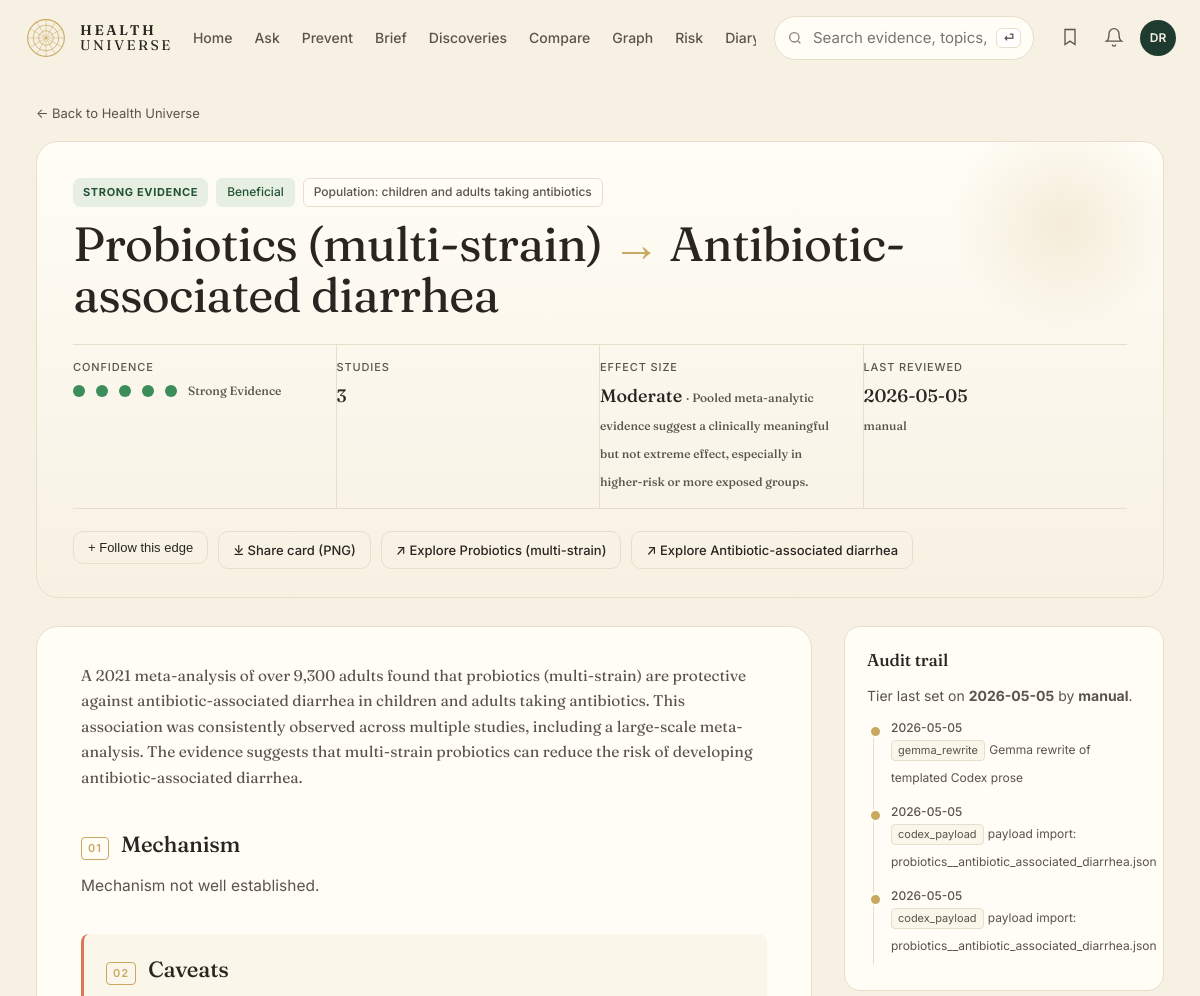
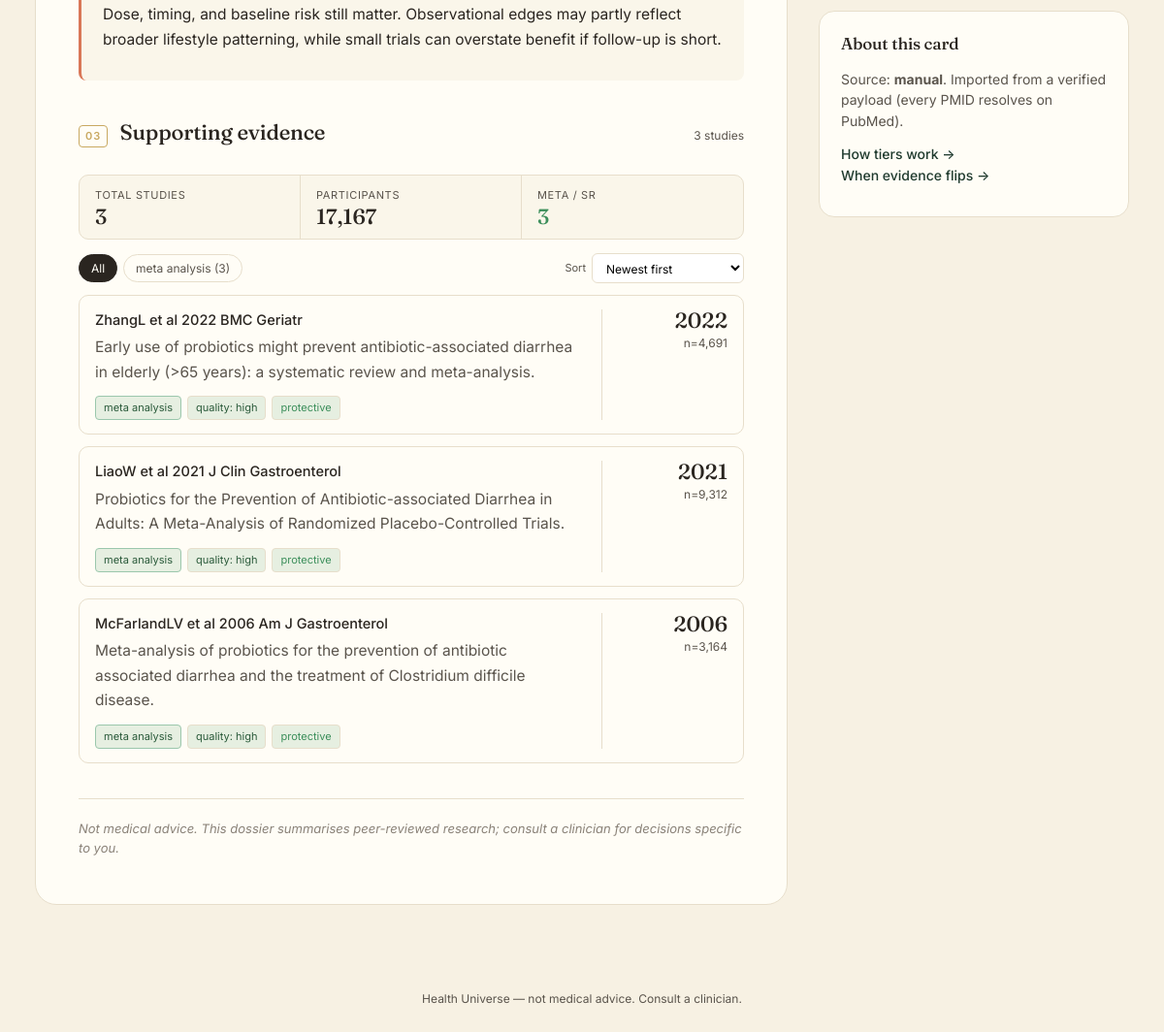
/edge/441, run on an earlier commit of the app's database (2 pictures, top to bottom).
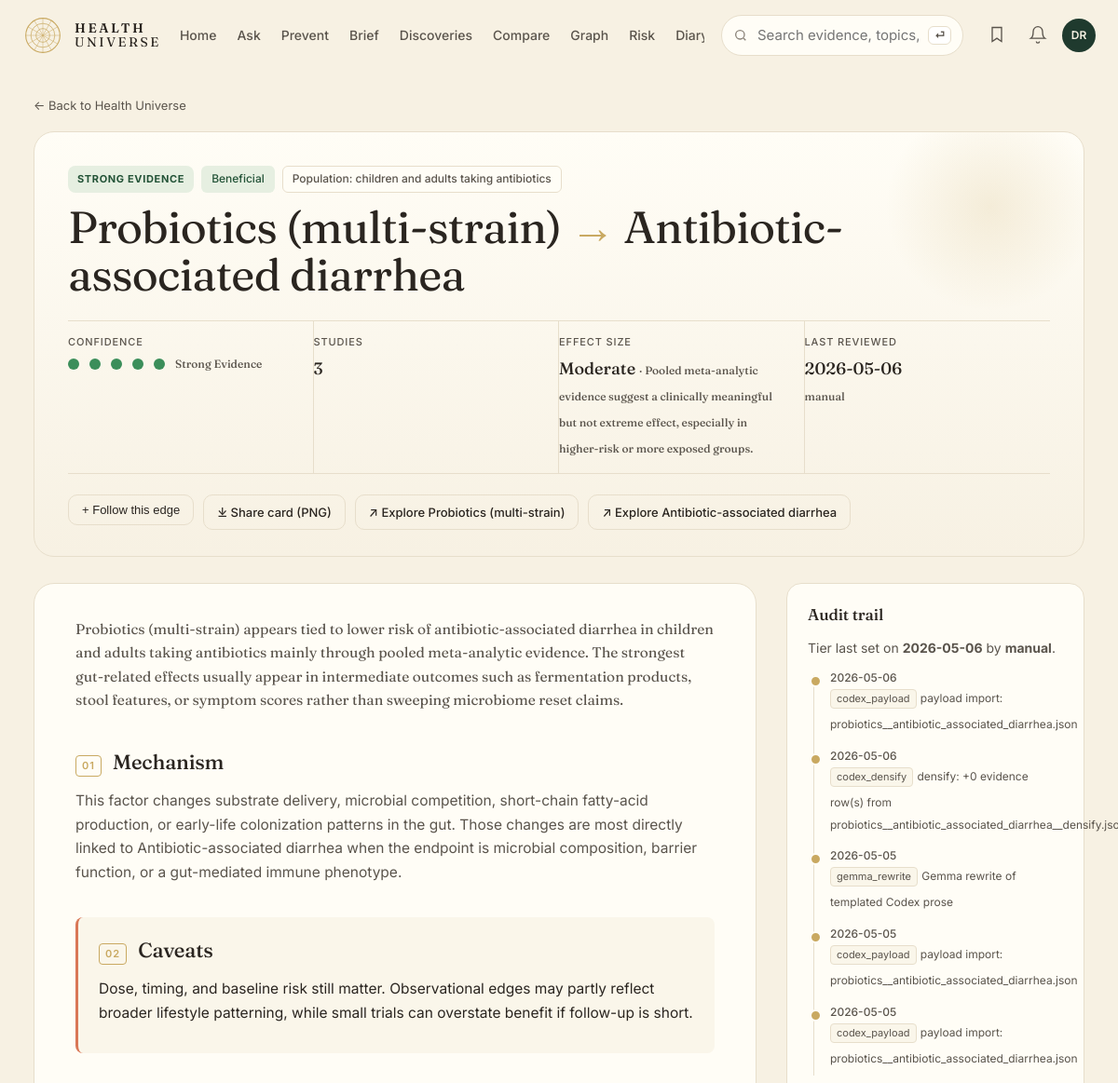
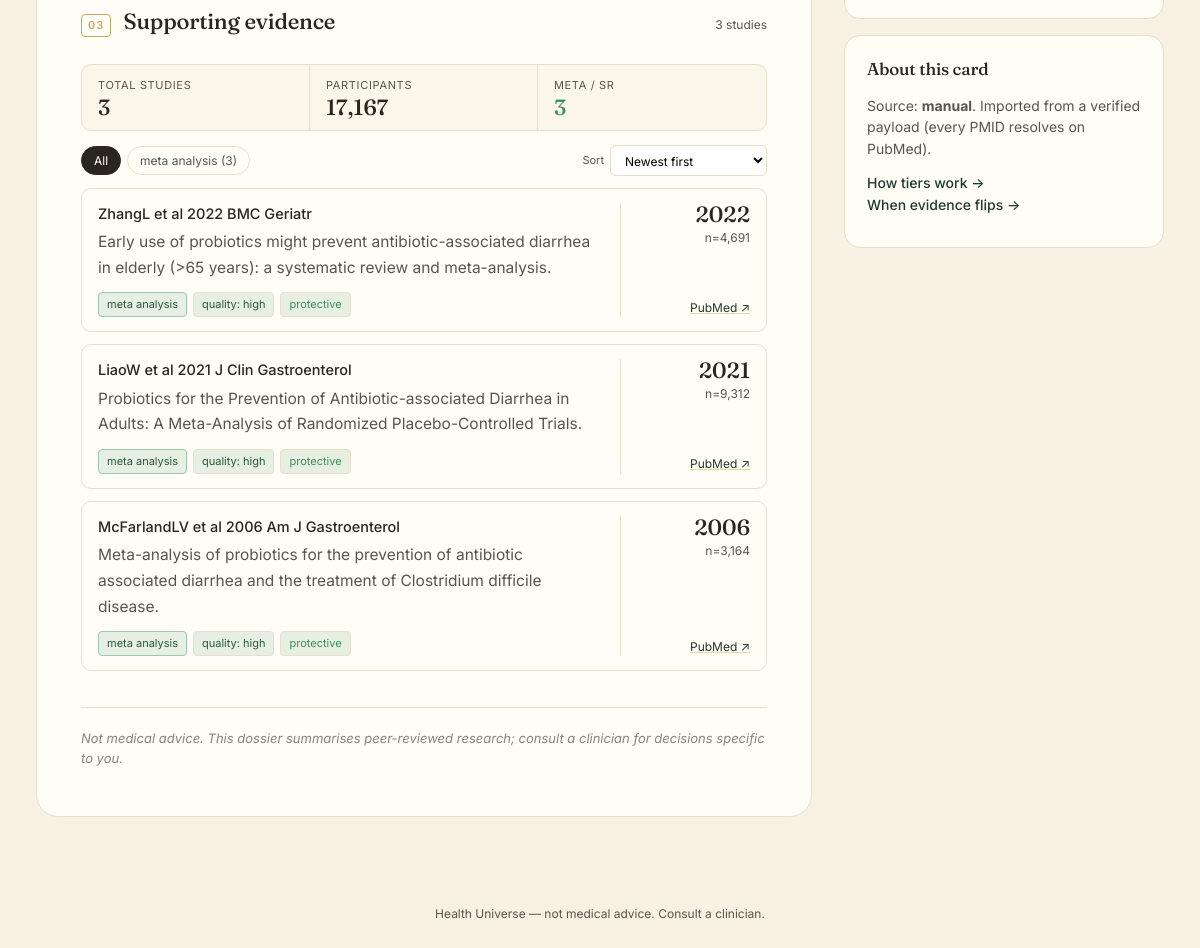
And on a later commit of the database (2 pictures, top to bottom).
### tables this page shows
CREATE TABLE edge (
    id              INTEGER PRIMARY KEY,
    factor_id       INTEGER NOT NULL REFERENCES entity(id),
    outcome_id      INTEGER NOT NULL REFERENCES entity(id),
    direction       TEXT NOT NULL CHECK (direction IN (
                      'protective','harmful','neutral','u_shaped','mixed')),
    tier            TEXT NOT NULL CHECK (tier IN ('A','B','C','D','X','deprecated')),
    effect_size     TEXT,         -- qualitative: trivial/small/moderate/large
    effect_quant    TEXT,         -- e.g. "RR 0.82 (0.74-0.91)"
    population      TEXT,         -- e.g. "adults>50; ApoE4 carriers"
    mechanism       TEXT,         -- 1-paragraph plain English
    summary         TEXT,         -- card body copy
    caveats         TEXT,
    seed_source     TEXT NOT NULL CHECK (seed_source IN ('claude_seed','gemma_daily','manual')),
    created_at      TEXT NOT NULL DEFAULT (datetime('now')),
    updated_at      TEXT NOT NULL DEFAULT (datetime('now')),
    last_reviewed   TEXT NOT NULL DEFAULT (datetime('now')), embedding BLOB, embedded_at TEXT,
    UNIQUE(factor_id, outcome_id, population)
);

CREATE TABLE entity (
    id            INTEGER PRIMARY KEY,
    slug          TEXT NOT NULL UNIQUE,
    name          TEXT NOT NULL,
    kind          TEXT NOT NULL CHECK (kind IN (
                    'food','nutrient','supplement','drug','activity',
                    'behavior','environmental','pathogen','gene',
                    'biomarker','condition','process')),
    aliases       TEXT,           -- JSON array
    description   TEXT,
    created_at    TEXT NOT NULL DEFAULT (datetime('now')),
    updated_at    TEXT NOT NULL DEFAULT (datetime('now'))
, embedding BLOB, embedded_at TEXT);

CREATE TABLE evidence (
    id            INTEGER PRIMARY KEY,
    edge_id       INTEGER NOT NULL REFERENCES edge(id) ON DELETE CASCADE,
    citation      TEXT NOT NULL,
    url           TEXT,
    doi           TEXT,
    pmid          TEXT,
    year          INTEGER,
    study_type    TEXT CHECK (study_type IN (
                    'meta_analysis','systematic_review','rct','cohort',
                    'case_control','cross_sectional','mechanistic',
                    'animal','case_report','expert_opinion')),
    n_participants INTEGER,
    direction     TEXT,           -- direction this study supports
    quality       TEXT CHECK (quality IN ('high','moderate','low','very_low')),
    notes         TEXT,
    source_id     INTEGER REFERENCES source(id),
    created_at    TEXT NOT NULL DEFAULT (datetime('now'))
, is_counter INTEGER NOT NULL DEFAULT 0);

CREATE TABLE edge_history (
    id          INTEGER PRIMARY KEY,
    edge_id     INTEGER NOT NULL REFERENCES edge(id) ON DELETE CASCADE,
    changed_at  TEXT NOT NULL DEFAULT (datetime('now')),
    field       TEXT NOT NULL,
    old_value   TEXT,
    new_value   TEXT,
    reason      TEXT,
    actor       TEXT             -- 'claude_seed','gemma_daily','claude_adjudicator','human'
);

### web/app.py (the view)
@app.get("/edge/{edge_id}", response_class=HTMLResponse)
def edge_detail(request: Request, edge_id: int):
    profile = decode(request.cookies.get(COOKIE))
    with connect() as conn:
        e = conn.execute("""
            SELECT e.*, f.slug AS f_slug, f.name AS f_name, f.kind AS f_kind,
                   o.slug AS o_slug, o.name AS o_name, o.kind AS o_kind
            FROM edge e
            JOIN entity f ON f.id = e.factor_id
            JOIN entity o ON o.id = e.outcome_id
            WHERE e.id = ?""", (edge_id,)).fetchone()
        if not e:
            return HTMLResponse("Not found", status_code=404)
        try:
            evidence = conn.execute("""
                SELECT ev.*, COALESCE(s.is_retracted, 0) AS is_retracted,
                       s.retraction_note
                FROM evidence ev
                LEFT JOIN evidence_status s ON s.pmid = ev.pmid
                WHERE ev.edge_id=? AND COALESCE(ev.is_counter,0)=0
                ORDER BY ev.year DESC""", (edge_id,)).fetchall()
            counter = conn.execute("""
                SELECT ev.*, COALESCE(s.is_retracted, 0) AS is_retracted,
                       s.retraction_note
                FROM evidence ev
                LEFT JOIN evidence_status s ON s.pmid = ev.pmid
                WHERE ev.edge_id=? AND COALESCE(ev.is_counter,0)=1
                ORDER BY ev.year DESC""", (edge_id,)).fetchall()
        except Exception:
            evidence = conn.execute(
                "SELECT *, 0 AS is_retracted, NULL AS retraction_note "
                "FROM evidence WHERE edge_id=? AND COALESCE(is_counter,0)=0 "
                "ORDER BY year DESC", (edge_id,)).fetchall()
            counter = conn.execute(
                "SELECT *, 0 AS is_retracted, NULL AS retraction_note "
                "FROM evidence WHERE edge_id=? AND COALESCE(is_counter,0)=1 "
                "ORDER BY year DESC", (edge_id,)).fetchall()
        history = conn.execute(
            "SELECT * FROM edge_history WHERE edge_id = ? ORDER BY changed_at DESC",
            (edge_id,)).fetchall()
    ev_rows = [dict(r) for r in evidence]
    co_rows = [dict(r) for r in counter]
    retracted_count = sum(1 for r in ev_rows + co_rows if r.get("is_retracted"))
    return render(request, "edge.html", {
        "e": dict(e),
        "evidence": ev_rows,
        "counter": co_rows,
        "history": [dict(r) for r in history],
        "retracted_evidence_count": retracted_count,
        "profile": profile,
    })

### web/templates/edge.html (shortened to what this page needs)
{% extends "base.html" %}
{% block content %}
<section class="dossier">
  <a class="back" href="/">← Back to Health Universe</a>
  <header class="dossier-hero">
    <div class="dossier-eyebrow">
      <span class="pill tier-{{ e.tier }}">{{ TIER_LABEL[e.tier] | upper }}</span>
      <span class="badge dir-{{ e.direction }}">{{ DIRECTION_LABEL[e.direction] }}</span>
      {% if e.population %}<span class="badge ghost">Population: {{ e.population }}</span>{% endif %}
    </div>
    <h1 class="dossier-title">
      {{ e.f_name }} <span class="dossier-arrow" aria-hidden="true">→</span> {{ e.o_name }}
    </h1>
    <dl class="dossier-stats">
      <div>
        <dt>Confidence</dt>
        <dd class="dossier-conf">
          {% for i in range(5) %}<span class="dotmark big {% if i < TIER_DOTS[e.tier] %}on{% endif %}"></span>{% endfor %}
          <span class="muted small">{{ TIER_LABEL[e.tier] }}</span>
        </dd>
      </div>
      <div>
        <dt>Studies</dt>
        <dd>{{ evidence|length }}{% if counter %} <span class="muted small">+ {{ counter|length }} counter</span>{% endif %}</dd>
      </div>
      {% if e.effect_size %}
      <div>
        <dt>Effect size</dt>
        <dd>{{ e.effect_size | capitalize }}{% if e.effect_quant %} <span class="muted small">· {{ e.effect_quant }}</span>{% endif %}</dd>
      </div>
      {% endif %}
      <div>
        <dt>Last reviewed</dt>
        <dd>{{ e.last_reviewed[:10] }}<br/><span class="muted small">{{ e.seed_source }}</span></dd>
      </div>
    </dl>
    <div class="dossier-actions">
      <form method="post" action="/follow" style="display:inline">
        <button class="btn-secondary inline {% if e.id in (profile.watch_edges if profile else []) %}is-following{% endif %}" type="submit">
          {% if e.id in (profile.watch_edges if profile else []) %}✓ Following{% else %}+ Follow this edge{% endif %}
        </button>
      </form>
      <a class="btn-secondary inline" href="/edge/{{ e.id }}.png" target="_blank" rel="noopener">⤓ Share card (PNG)</a>
      <a class="btn-secondary inline" href="/explore?focus={{ e.f_slug }}">↗ Explore {{ e.f_name }}</a>
      <a class="btn-secondary inline" href="/explore?focus={{ e.o_slug }}">↗ Explore {{ e.o_name }}</a>
    </div>
  </header>
  <div class="dossier-grid">
    <article class="dossier-body">
      <section class="dossier-section dossier-lede">
        <p>{{ e.summary }}</p>
      </section>
      {% if e.mechanism %}
      <section class="dossier-section">
        <h2 class="dossier-h2"><span class="dossier-num">01</span> Mechanism</h2>
        <p>{{ e.mechanism }}</p>
      </section>
      {% endif %}
      {% if e.caveats %}
      <section class="dossier-section dossier-caveats">
        <h2 class="dossier-h2"><span class="dossier-num">02</span> Caveats</h2>
        <p>{{ e.caveats }}</p>
      </section>
      {% endif %}
      <section class="dossier-section" id="evidence-section">
        <div class="dossier-section-head">
          <h2 class="dossier-h2"><span class="dossier-num">03</span> Supporting evidence</h2>
          <span class="muted small">{{ evidence|length }} stud{{ evidence|length == 1 and "y" or "ies" }}{% if counter %} · {{ counter|length }} counter{% endif %}</span>
        </div>
        {% if evidence %}
        <div class="evidence-rail">
          {% set st_counts = {} %}
          {% set total_n_ns = namespace(v=0) %}
          {% for ev in evidence %}
            {% set _ = st_counts.update({ev.study_type or 'other': st_counts.get(ev.study_type or 'other', 0) + 1}) %}
            {% if ev.n_participants %}{% set total_n_ns.v = total_n_ns.v + ev.n_participants %}{% endif %}
          {% endfor %}
          {% set total_n = total_n_ns.v %}
          <div class="evidence-rail-stat">
            <dt>Total studies</dt><dd>{{ evidence|length }}</dd>
          </div>
          <div class="evidence-rail-stat">
            <dt>Participants</dt><dd>{{ total_n and "{:,}".format(total_n) or "—" }}</dd>
          </div>
          {% if st_counts.get('meta_analysis') or st_counts.get('systematic_review') %}
          <div class="evidence-rail-stat highlight">
            <dt>Meta / SR</dt><dd>{{ st_counts.get('meta_analysis', 0) + st_counts.get('systematic_review', 0) }}</dd>
          </div>
          {% endif %}
        </div>
        <div class="evidence-controls" role="toolbar" aria-label="Filter evidence">
          <button class="ev-filter active" data-ev-filter="all">All</button>
          {% for st, n in st_counts.items() %}
            {% if n %}<button class="ev-filter" data-ev-filter="{{ st }}">{{ st.replace("_", " ") }} ({{ n }})</button>{% endif %}
          {% endfor %}
          <label class="ev-sort-label">Sort
            <select id="evSort">
              <option value="year-desc">Newest first</option>
            </select>
          </label>
        </div>
        <div class="evidence-list" id="evidence-list">
          {% for ev in evidence %}
          <article class="evidence-row {% if ev.is_retracted %}is-retracted{% endif %}"
                   data-study-type="{{ ev.study_type or 'other' }}"
                   data-year="{{ ev.year or 0 }}"
                   data-quality="{% if ev.quality == 'high' %}4{% elif ev.quality == 'moderate' %}3{% elif ev.quality == 'low' %}2{% elif ev.quality == 'very_low' %}1{% else %}0{% endif %}"
                   data-n="{{ ev.n_participants or 0 }}">
            <div class="evidence-row-main">
              <div class="evidence-citation">
                <span>{{ ev.citation }}</span>
              </div>
              {% if ev.notes %}<p class="evidence-notes">{{ ev.notes }}</p>{% endif %}
              <div class="evidence-meta">
                {% if ev.study_type %}<span class="ev-tag tag-{{ ev.study_type }}">{{ ev.study_type.replace("_", " ") }}</span>{% endif %}
                {% if ev.quality %}<span class="ev-tag qual-{{ ev.quality }}">quality: {{ ev.quality.replace("_", " ") }}</span>{% endif %}
                {% if ev.direction %}<span class="ev-tag dir-{{ ev.direction }}">{{ ev.direction.replace("_", " ") }}</span>{% endif %}
              </div>
            </div>
            <div class="evidence-row-side">
              <div class="evidence-year">{{ ev.year or "—" }}</div>
              {% if ev.n_participants %}<div class="evidence-n">n={{ "{:,}".format(ev.n_participants) }}</div>{% endif %}
              {% if ev.pmid %}<a class="evidence-link" href="https://pubmed.ncbi.nlm.nih.gov/{{ ev.pmid }}/" target="_blank" rel="noopener">PubMed ↗</a>
              {% elif ev.doi %}<a class="evidence-link" href="https://doi.org/{{ ev.doi }}" target="_blank" rel="noopener">DOI ↗</a>{% endif %}
            </div>
          </article>
          {% endfor %}
        </div>
        {% else %}
        <p class="muted">No supporting evidence rows on file.</p>
        {% endif %}
      </section>
      <p class="dossier-disclaimer">Not medical advice. This dossier summarises peer-reviewed research; consult a clinician for decisions specific to you.</p>
    </article>
    <aside class="dossier-side">
      <div class="dossier-side-card">
        <h3>Audit trail</h3>
        <p class="muted body-sm">Tier last set on <b>{{ e.last_reviewed[:10] }}</b> by <b>{{ e.seed_source }}</b>.</p>
        {% if history %}
        <ol class="dossier-timeline">
          {% for h in history %}
          <li>
            <span class="dossier-tl-date">{{ h.changed_at[:10] }}</span>
            <span class="dossier-tl-actor">{{ h.actor }}</span>
            <small class="muted">{{ h.reason or h.field }}</small>
          </li>
          {% endfor %}
        </ol>
        {% else %}
        <p class="muted body-sm">No prior changes recorded.</p>
        {% endif %}
      </div>
      <div class="dossier-side-card">
        <h3>About this card</h3>
        <p class="body-sm muted">Source: <b>{{ e.seed_source }}</b>. {% if e.seed_source == "claude_seed" %}One-off deep research with $50 Claude cap.{% elif e.seed_source == "gemma_daily" %}Auto-extracted by the daily Gemma loop from new abstracts.{% else %}Imported from a verified payload (every PMID resolves on PubMed).{% endif %}</p>
        <p class="body-sm">
          <a class="link" href="/about">How tiers work →</a><br/>
          <a class="link" href="/myths">When evidence flips →</a>
        </p>
      </div>
    </aside>
  </div>
</section>
{% endblock %}

### web/templates/base.html (shortened to what this page needs)
<!doctype html>
<html lang="en">
<head>
<link rel="stylesheet" href="/static/style.css?v={{ asset_v }}" />
</head>
<body>
<header class="topnav" role="banner">
  <a class="brand" href="/">
    <span class="brand-mark" aria-hidden="true">
      <svg viewBox="0 0 48 48" width="44" height="44">
        <circle cx="24" cy="24" r="20" fill="none" stroke="currentColor" stroke-width="1.2"/>
        <circle cx="24" cy="24" r="14" fill="none" stroke="currentColor" stroke-width="0.8"/>
        <circle cx="24" cy="24" r="8"  fill="none" stroke="currentColor" stroke-width="0.8"/>
        {% for a in [0,30,60,90,120,150] %}
        <line x1="24" y1="4" x2="24" y2="44" stroke="currentColor" stroke-width="0.5"
              transform="rotate({{a}} 24 24)"/>
        {% endfor %}
      </svg>
    </span>
    <span class="brand-text"><b>HEALTH</b><br/>UNIVERSE</span>
  </a>
  <nav class="topnav-links" aria-label="Primary">
    <a href="/">Home</a>
    <a href="/ask">Ask</a>
    <a href="/prevent">Prevent</a>
    <a href="/brief">Brief</a>
    <a href="/discoveries">Discoveries</a>
    <a href="/compare">Compare</a>
    <a href="/explore">Graph</a>
    <a href="/risk">Risk</a>
    <a href="/diary">Diary</a>
  </nav>
  <form class="topnav-search" method="get" action="/search">
    <svg width="16" height="16" viewBox="0 0 24 24" fill="none" stroke="currentColor" stroke-width="2"><circle cx="11" cy="11" r="7"/><path d="m20 20-3.5-3.5"/></svg>
    <input id="site-search-query" name="q" placeholder="Search evidence, topics, conditions…" aria-label="Site search" />
    <kbd>⏎</kbd>
  </form>
  <div class="topnav-actions">
    <button type="button" aria-label="Open saved evidence"><svg width="20" height="20" viewBox="0 0 24 24" fill="none" stroke="currentColor" stroke-width="1.6"><path d="M6 3h12v18l-6-4-6 4z"/></svg></button>
    <button type="button" aria-label="Open notifications"><svg width="20" height="20" viewBox="0 0 24 24" fill="none" stroke="currentColor" stroke-width="1.6"><path d="M6 8a6 6 0 0 1 12 0c0 7 3 9 3 9H3s3-2 3-9z"/><path d="M10 21a2 2 0 0 0 4 0"/></svg></button>
    <span class="avatar">DR</span>
  </div>
</header>
<main id="main-content" tabindex="-1">{% block content %}{% endblock %}</main>
<footer class="footer">
  <span>Health Universe — not medical advice. Consult a clinician.</span>
</footer>
</body>
</html>

What changed in the data, as far as the page shows it:
changed edge "Moderate": last_reviewed "2026-05-05" → "2026-05-06"; summary "A 2021 meta-analysis of over 9,300 adults found that probiotics (multi-strain) are protective against antibiotic-associated diarrhea in children and adults taking antibiotics. This association was consistently observed across multiple studies, including a large-scale meta-analysis. The evidence suggests that multi-strain probiotics can reduce the risk of developing antibiotic-associated diarrhea." → "Probiotics (multi-strain) appears tied to lower risk of antibiotic-associated diarrhea in children and adults taking antibiotics mainly through pooled meta-analytic evidence. The strongest gut-related effects usually appear in intermediate outcomes such as fermentation products, stool features, or symptom scores rather than sweeping microbiome reset claims."; mechanism "Mechanism not well established." → "This factor changes substrate delivery, microbial competition, short-chain fatty-acid production, or early-life colonization patterns in the gut. Those changes are most directly linked to Antibiotic-associated diarrhea when the endpoint is microbial composition, barrier function, or a gut-mediated immune phenotype."
added edge_history: changed_at "2026-05-06", actor "codex_payload", reason "payload import: probiotics__antibiotic_associated_diarrhea.json"
added edge_history: changed_at "2026-05-06", actor "codex_densify", reason "densify: +0 evidence row(s) from…"
